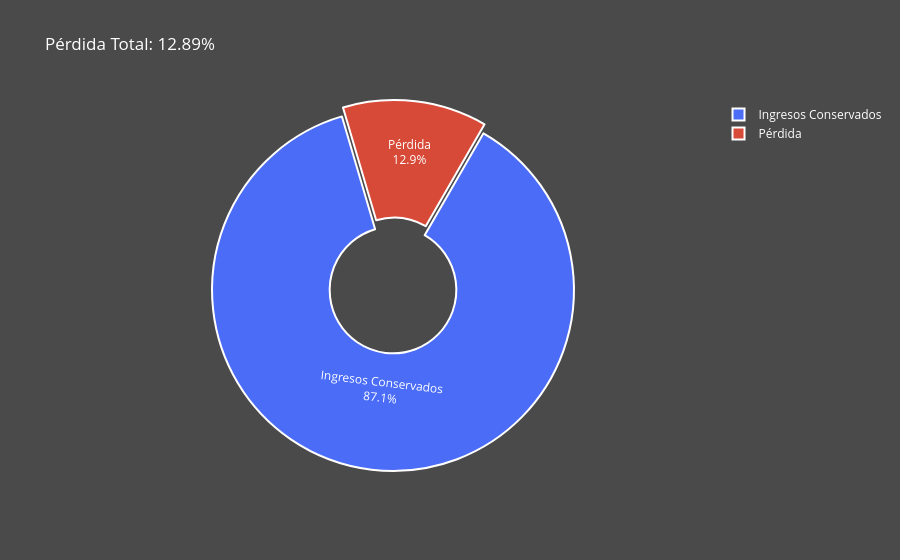

This figure's notebook cell:
### Markdown cell above
|  | Ingresos Febrero (€) | Ingresos Totales (€) |
|-----|--------|--------------|
Después del EDA| 63208,367 € | 1.977.609,67 € |  |
Después Clusterización| 55062 € | 1,722,733.05 € |  |
Diferencia | 8146,367 € | 254876,62 € |

### Code cell
ingresos_eda_total = 1_977_609.67
ingresos_cluster_total = 1_722_733.05
perdida_total = ingresos_eda_total - ingresos_cluster_total
porcentaje_perdida = (perdida_total / ingresos_eda_total) * 100

labels = ["Ingresos Conservados", "Pérdida"]
values = [ingresos_cluster_total, perdida_total]

fig = go.Figure(data=[go.Pie(
    labels=labels,
    values=values,
    hole=0.35,
    textinfo="label+percent",
    hovertemplate="<b>%{label}</b><br>%{value:,.2f} €<br>%{percent}",
    marker=dict(
        colors=["#4A6CF7", "#D84A38"],
        line=dict(color="white", width=2)
    )
)])

fig.update_layout(
    title=f"Pérdida Total: {porcentaje_perdida:.2f}%",
    paper_bgcolor="#4a4a4a",
    plot_bgcolor="#4a4a4a",
    font_color="white"
)

fig.update_traces(rotation=30, pull=[0, 0.05])

fig.show()

### Figure 1 — Plotly figure (JSON) as saved in the notebook; plotly's stock layout.template omitted (floating-point values rounded to 4 significant figures)
{"data": [{"hole": 0.35, "hovertemplate": "<b>%{label}</b><br>%{value:,.2f} €<br>%{percent}", "labels": ["Ingresos Conservados", "Pérdida"], "marker": {"colors": ["#4A6CF7", "#D84A38"], "line": {"color": "white", "width": 2}}, "pull": [0, 0.05], "rotation": 30, "textinfo": "label+percent", "type": "pie", "values": [1723000.0, 254900.0]}], "layout": {"font": {"color": "white"}, "paper_bgcolor": "#4a4a4a", "plot_bgcolor": "#4a4a4a", "title": {"text": "Pérdida Total: 12.89%"}}}
